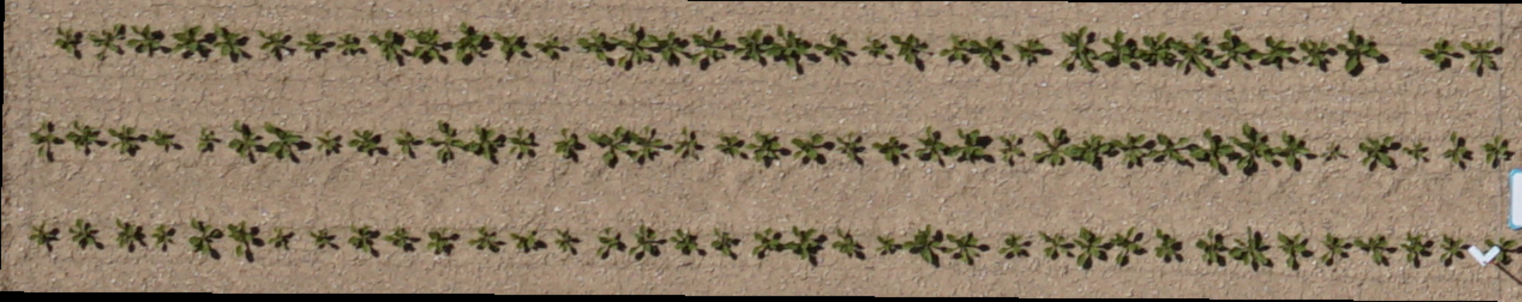
#> input picture data/train/images/101_DSC00610.png, 3043 x 604 px, found by its file name (shown at 1/2 size); its folder holds only this picture in this run
$ jupyter execute --allow-errors dataset_transform_and_augmentation.ipynb
#> lines starting #> are read from the running program, lines starting #| are printed output that depends on the picture
**Трансформация датасета**

json-файлы -> формат, подходящий для YOLO

[cell 1]
import os
import shutil
import json

# Указываем путь к папке в Google Colab где лежат файлы с разметкой
folder_path = '/content/ann'

# Получаем список файлов в папке
#> (the rest of this cell did not finish here and is left out)

**Аугментация датасета**

Делаем 5 преобразований:
1. Зашумление
2. Увеличение яркости
3. Уменьшение яркости
4. Увеличение насыщенности
5. Уменьшение насыщенности

[cell 2]
from google.colab import drive
import os

drive.mount('/content/gdrive')

Создание и сохранение изображений

[cell 3]
import cv2
import numpy as np
from skimage.util import random_noise
import os

# Функция для изменения яркости и насыщенности изображения
def adjust_brightness_and_saturation(image, brightness_factor, saturation_factor):
    hsv = cv2.cvtColor(image, cv2.COLOR_BGR2HSV)
    hsv[:, :, 2] = np.clip(hsv[:, :, 2] * brightness_factor, 0, 255)
    hsv[:, :, 1] = np.clip(hsv[:, :, 1] * saturation_factor, 0, 255)
    new_image = cv2.cvtColor(hsv, cv2.COLOR_HSV2BGR)
    return new_image

input_folder = "./gdrive/MyDrive/yolov7_run/images"
train_output_folder = "./gdrive/MyDrive/yolov7_run/yolov7/data/train/images"
test_output_folder = "./gdrive/MyDrive/yolov7_run/yolov7/data/val/images"

test_idx = np.random.randint(0, 930, size=100)
test_names = []

# Проходим по всем изображениям в папке
i = 1
for filename in os.listdir(input_folder):
    if filename.endswith(".png"):

        image = cv2.imread(os.path.join(input_folder, filename))
#> image is the input picture: shape (604, 3043, 3); mean B, G, R 102.8, 124.9, 142.4

        #оригинальное изображение
        output_folder = train_output_folder
        if i in test_idx:
            output_folder = test_output_folder
            test_names.append(filename)
        cv2.imwrite(os.path.join(output_folder, f"{os.path.splitext(filename)[0]}.png"), image)

        # повышенная яркость
        i += 1
        brightened_image = adjust_brightness_and_saturation(image, brightness_factor=1.5, saturation_factor=1.2)
#> in adjust_brightness_and_saturation, `hsv = cv2.cvtColor(image, cv2.COLOR_BGR2HSV)`: hsv: shape (604, 3043, 3); mean H, S, V 16.7, 73.8, 142.6
#> in adjust_brightness_and_saturation, `hsv[:, :, 2] = np.clip(hsv[:, :, 2] * brightness_factor, 0, 255)`: hsv: shape (604, 3043, 3); mean H, S, V 16.7, 73.8, 212.7
#> in adjust_brightness_and_saturation, `hsv[:, :, 1] = np.clip(hsv[:, :, 1] * saturation_factor, 0, 255)`: hsv: shape (604, 3043, 3); mean H, S, V 16.7, 88.1, 212.7
#> in adjust_brightness_and_saturation, `new_image = cv2.cvtColor(hsv, cv2.COLOR_HSV2BGR)`:
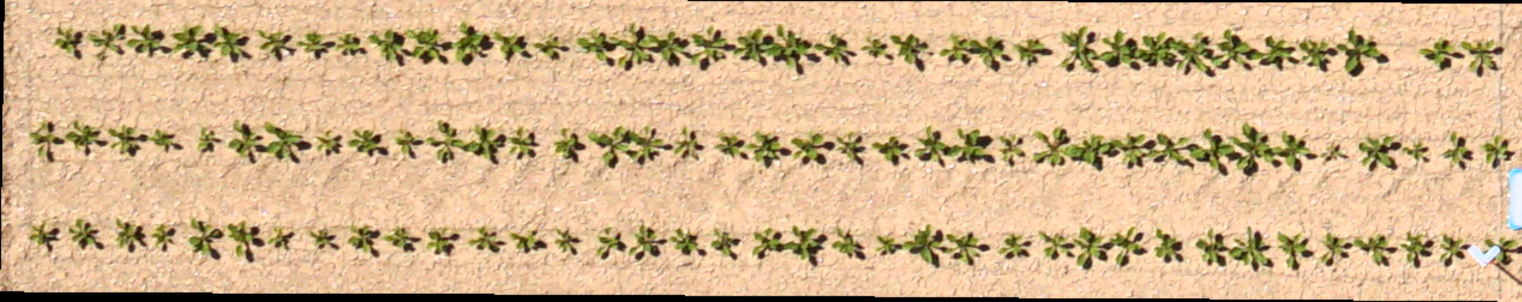
#> new_image: shape (604, 3043, 3) (shown at 1/2 size); mean B, G, R 141.3, 180.7, 212.4
        output_folder = train_output_folder
        if i in test_idx:
            output_folder = test_output_folder
            test_names.append(filename)
        cv2.imwrite(os.path.join(output_folder, f"{os.path.splitext(filename)[0]}_br.png"), brightened_image)

        # пониженная яркость
        i += 1
        brightened_image_1 = adjust_brightness_and_saturation(image, brightness_factor=0.7, saturation_factor=1.2)
#> call 2 of adjust_brightness_and_saturation, with brightness_factor = 0.7, saturation_factor = 1.2
#> in adjust_brightness_and_saturation (call 2), `hsv[:, :, 2] = np.clip(hsv[:, :, 2] * brightness_factor, 0, 255)`: hsv: shape (604, 3043, 3); mean H, S, V 16.7, 73.8, 99.4
#> in adjust_brightness_and_saturation (call 2), `hsv[:, :, 1] = np.clip(hsv[:, :, 1] * saturation_factor, 0, 255)`: hsv: shape (604, 3043, 3); mean H, S, V 16.7, 88.1, 99.4
#> in adjust_brightness_and_saturation (call 2), `new_image = cv2.cvtColor(hsv, cv2.COLOR_HSV2BGR)`:
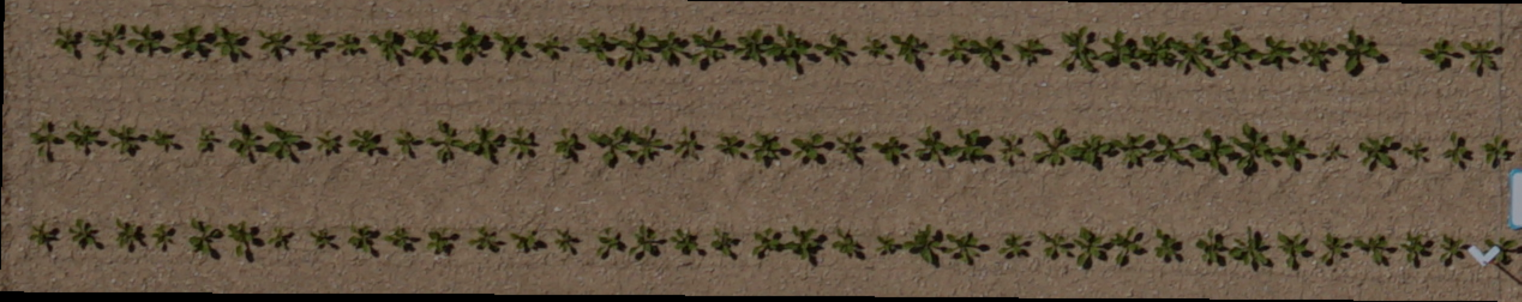
#> new_image: shape (604, 3043, 3) (shown at 1/2 size); mean B, G, R 65.8, 84.2, 99.2
        output_folder = train_output_folder
        if i in test_idx:
            output_folder = test_output_folder
            test_names.append(filename)
        cv2.imwrite(os.path.join(output_folder, f"{os.path.splitext(filename)[0]}_br1.png"), brightened_image_1)

        # повышенная насыщенность
        i += 1
        saturated_image = adjust_brightness_and_saturation(image, brightness_factor=1.0, saturation_factor=2.0)
#> call 3 of adjust_brightness_and_saturation, with brightness_factor = 1, saturation_factor = 2
#> in adjust_brightness_and_saturation (call 3), `hsv[:, :, 1] = np.clip(hsv[:, :, 1] * saturation_factor, 0, 255)`: hsv: shape (604, 3043, 3); mean H, S, V 16.7, 145, 142.6
#> in adjust_brightness_and_saturation (call 3), `new_image = cv2.cvtColor(hsv, cv2.COLOR_HSV2BGR)`:
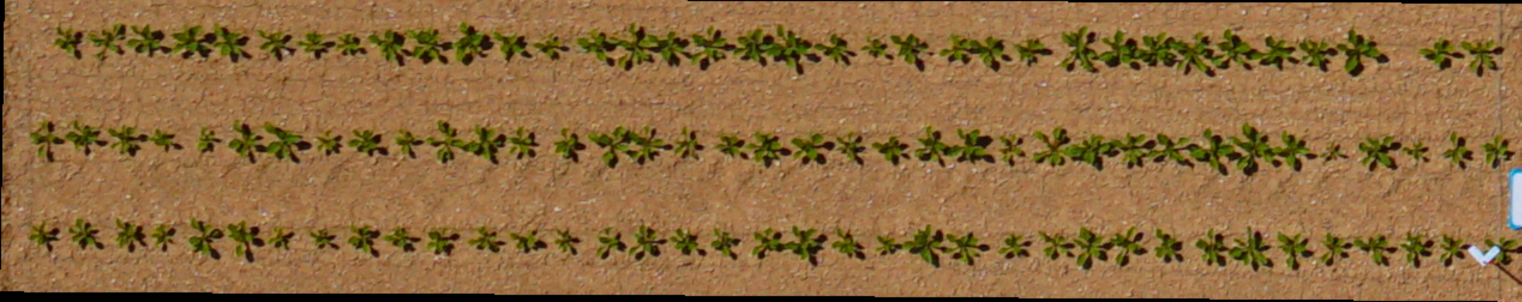
#> new_image: shape (604, 3043, 3) (shown at 1/2 size); mean B, G, R 63.1, 106.8, 142.2
        output_folder = train_output_folder
        if i in test_idx:
            output_folder = test_output_folder
            test_names.append(filename)
        cv2.imwrite(os.path.join(output_folder, f"{os.path.splitext(filename)[0]}_sat.png"), saturated_image)

        # защумленность
        i += 1
        noisy_image = random_noise(image, mode='s&p', amount=0.2)
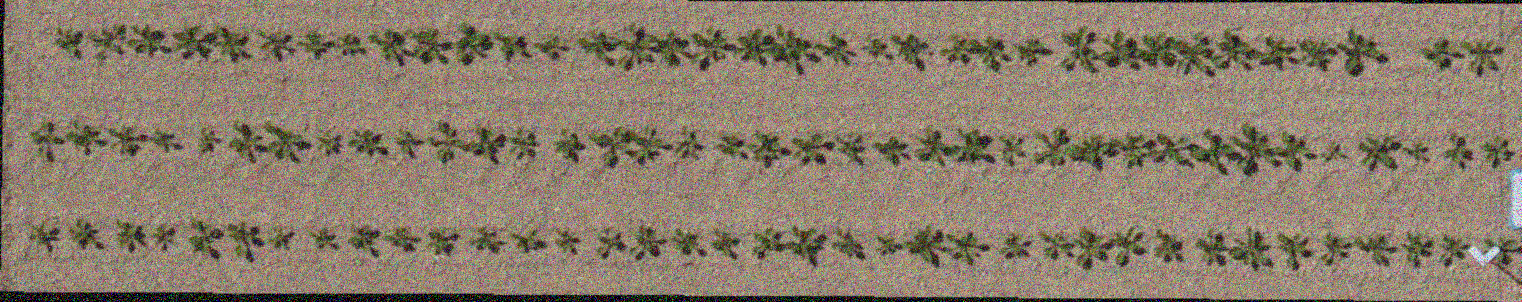
#> noisy_image: shape (604, 3043, 3) float64 (shown at 1/2 size); mean B, G, R 0.423, 0.492, 0.547
        noisy_image = (255 * noisy_image).astype(np.uint8)
        output_folder = train_output_folder
        if i in test_idx:
            output_folder = test_output_folder
            test_names.append(filename)
        cv2.imwrite(os.path.join(output_folder, f"{os.path.splitext(filename)[0]}_noisy.png"), noisy_image)

        i += 1

$ run again, on data/train/images/101_DSC05367_noisy.png
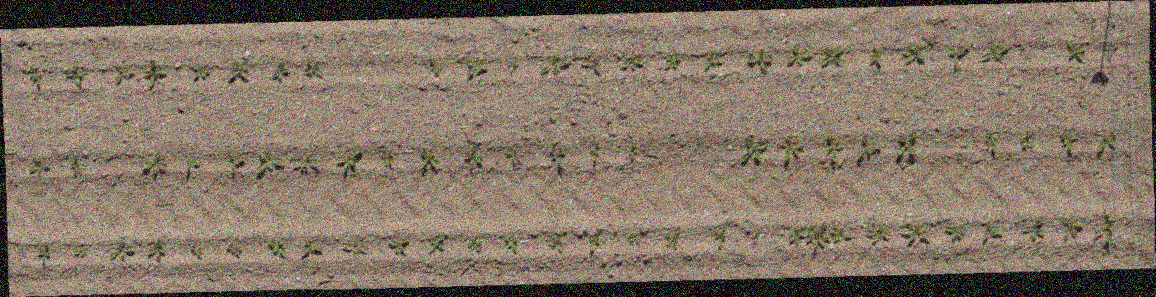
#> input picture data/train/images/101_DSC05367_noisy.png, 2311 x 594 px, found by its file name (shown at 1/2 size)
#> image is the input picture: shape (594, 2311, 3); mean B, G, R 102.4, 117.8, 132.5
#> in adjust_brightness_and_saturation (call 3), `new_image = cv2.cvtColor(hsv, cv2.COLOR_HSV2BGR)`:
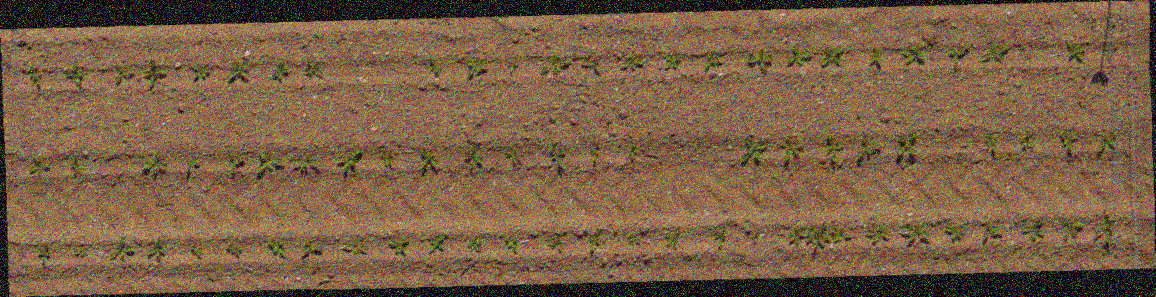
#> new_image: shape (594, 2311, 3) (shown at 1/2 size); mean B, G, R 70, 95.7, 122.2
#> `noisy_image = random_noise(image, mode='s&p', amount=0.2)`:
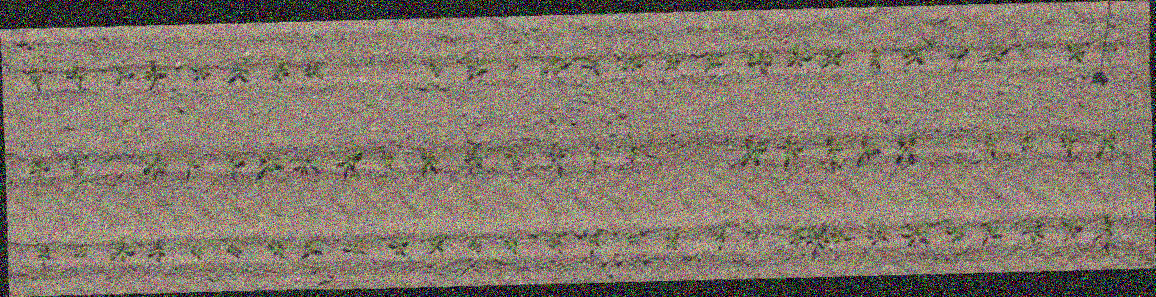
#> noisy_image: shape (594, 2311, 3) float64 (shown at 1/2 size); mean B, G, R 0.421, 0.469, 0.516
